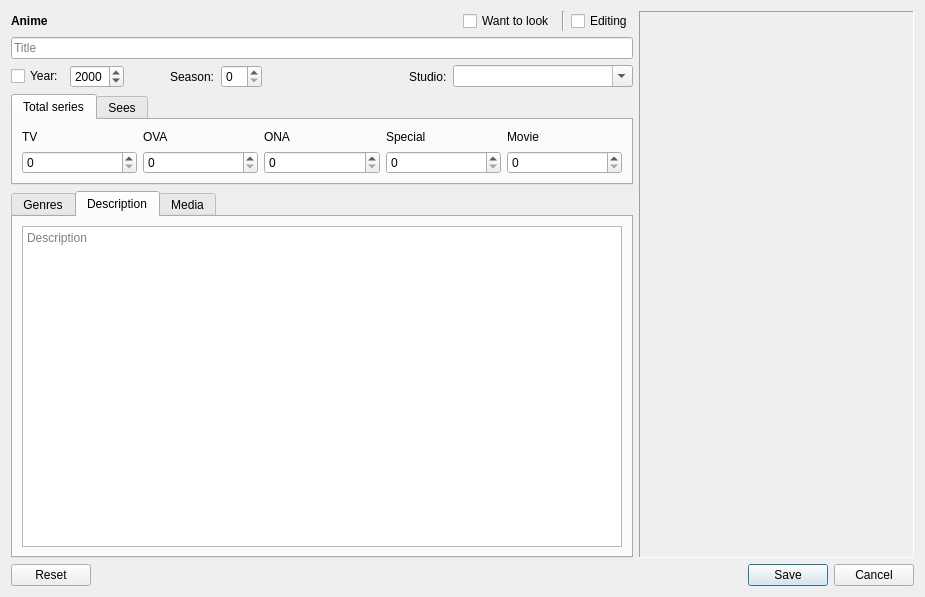
<?xml version="1.0" encoding="UTF-8"?>
<ui version="4.0">
 <class>DialogAddAnime</class>
 <widget class="QDialog" name="DialogAddAnime">
  <property name="geometry">
   <rect>
    <x>0</x>
    <y>0</y>
    <width>925</width>
    <height>597</height>
   </rect>
  </property>
  <property name="windowTitle">
   <string>Add anime</string>
  </property>
  <property name="windowIcon">
   <iconset resource="resource.qrc">
    <normaloff>:/images/DBA_Icon.png</normaloff>:/images/DBA_Icon.png</iconset>
  </property>
  <property name="locale">
   <locale language="English" country="UnitedKingdom"/>
  </property>
  <layout class="QVBoxLayout" name="verticalLayout">
   <item>
    <layout class="QHBoxLayout" name="HLay_0">
     <item>
      <layout class="QVBoxLayout" name="VLay_0">
       <property name="sizeConstraint">
        <enum>QLayout::SetDefaultConstraint</enum>
       </property>
       <item>
        <layout class="QHBoxLayout" name="HLay_1">
         <item>
          <widget class="QLabel" name="label">
           <property name="font">
            <font>
             <weight>75</weight>
             <bold>true</bold>
            </font>
           </property>
           <property name="text">
            <string>Anime</string>
           </property>
          </widget>
         </item>
         <item>
          <spacer name="HSpacer_0">
           <property name="orientation">
            <enum>Qt::Horizontal</enum>
           </property>
           <property name="sizeHint" stdset="0">
            <size>
             <width>40</width>
             <height>20</height>
            </size>
           </property>
          </spacer>
         </item>
         <item>
          <widget class="QCheckBox" name="CheckBox_LookLater">
           <property name="whatsThis">
            <string>If you want to look at this anime later - deliver a checkbox for display it in the special filter</string>
           </property>
           <property name="text">
            <string>Want to look</string>
           </property>
          </widget>
         </item>
         <item>
          <widget class="Line" name="line">
           <property name="orientation">
            <enum>Qt::Vertical</enum>
           </property>
          </widget>
         </item>
         <item>
          <widget class="QCheckBox" name="CheckBox_Editing">
           <property name="whatsThis">
            <string>If you didn't finish editing - deliver a checkbox for display it in the special filter</string>
           </property>
           <property name="text">
            <string>Editing</string>
           </property>
          </widget>
         </item>
        </layout>
       </item>
       <item>
        <widget class="QLineEdit" name="LineEdit_Title">
         <property name="maxLength">
          <number>128</number>
         </property>
         <property name="dragEnabled">
          <bool>true</bool>
         </property>
         <property name="placeholderText">
          <string>Title</string>
         </property>
        </widget>
       </item>
       <item>
        <layout class="QVBoxLayout" name="VLay_OrigTitle">
         <property name="topMargin">
          <number>0</number>
         </property>
        </layout>
       </item>
       <item>
        <layout class="QHBoxLayout" name="HLay_DirectorAndSound">
         <property name="topMargin">
          <number>0</number>
         </property>
        </layout>
       </item>
       <item>
        <layout class="QHBoxLayout" name="horizontalLayout_2">
         <property name="topMargin">
          <number>0</number>
         </property>
         <item>
          <widget class="QCheckBox" name="CBox_Year">
           <property name="whatsThis">
            <string>If this checkbox isn't active - year won't be displayed</string>
           </property>
           <property name="text">
            <string>Year:</string>
           </property>
          </widget>
         </item>
         <item>
          <widget class="QSpinBox" name="SpinBox_Year">
           <property name="whatsThis">
            <string>You can use a mouse wheel for value change</string>
           </property>
           <property name="minimum">
            <number>1900</number>
           </property>
           <property name="maximum">
            <number>9999</number>
           </property>
           <property name="value">
            <number>2000</number>
           </property>
          </widget>
         </item>
         <item>
          <spacer name="HSpacer_1">
           <property name="orientation">
            <enum>Qt::Horizontal</enum>
           </property>
           <property name="sizeType">
            <enum>QSizePolicy::Minimum</enum>
           </property>
           <property name="sizeHint" stdset="0">
            <size>
             <width>40</width>
             <height>20</height>
            </size>
           </property>
          </spacer>
         </item>
         <item>
          <widget class="QLabel" name="Lbl_Season">
           <property name="text">
            <string>Season:</string>
           </property>
          </widget>
         </item>
         <item>
          <widget class="QSpinBox" name="SpinBox_Season">
           <property name="whatsThis">
            <string>You can use a mouse wheel for value change</string>
           </property>
          </widget>
         </item>
         <item>
          <spacer name="HSpacer_2">
           <property name="orientation">
            <enum>Qt::Horizontal</enum>
           </property>
           <property name="sizeHint" stdset="0">
            <size>
             <width>40</width>
             <height>20</height>
            </size>
           </property>
          </spacer>
         </item>
         <item>
          <widget class="QLabel" name="Lbl_Studio">
           <property name="text">
            <string>Studio:</string>
           </property>
          </widget>
         </item>
         <item>
          <widget class="QComboBox" name="ComboBox_Studio">
           <property name="maximumSize">
            <size>
             <width>180</width>
             <height>16777215</height>
            </size>
           </property>
           <property name="whatsThis">
            <string>You can use a mouse wheel for value change</string>
           </property>
           <property name="inputMethodHints">
            <set>Qt::ImhSensitiveData</set>
           </property>
           <property name="editable">
            <bool>true</bool>
           </property>
           <property name="currentText">
            <string notr="true"/>
           </property>
           <property name="currentIndex">
            <number>0</number>
           </property>
           <property name="maxVisibleItems">
            <number>15</number>
           </property>
           <property name="duplicatesEnabled">
            <bool>false</bool>
           </property>
           <property name="frame">
            <bool>true</bool>
           </property>
           <item>
            <property name="text">
             <string/>
            </property>
           </item>
           <item>
            <property name="text">
             <string notr="true">5pb</string>
            </property>
           </item>
           <item>
            <property name="text">
             <string notr="true">8bit</string>
            </property>
           </item>
           <item>
            <property name="text">
             <string notr="true">A.C.G.T.</string>
            </property>
           </item>
           <item>
            <property name="text">
             <string notr="true">A-1 Pictures</string>
            </property>
           </item>
           <item>
            <property name="text">
             <string notr="true">ACTAS</string>
            </property>
           </item>
           <item>
            <property name="text">
             <string notr="true">AIC A.S.T.A.</string>
            </property>
           </item>
           <item>
            <property name="text">
             <string notr="true">AIC PLUS</string>
            </property>
           </item>
           <item>
            <property name="text">
             <string notr="true">AIC Spirits</string>
            </property>
           </item>
           <item>
            <property name="text">
             <string notr="true">AIC</string>
            </property>
           </item>
           <item>
            <property name="text">
             <string notr="true">Animac</string>
            </property>
           </item>
           <item>
            <property name="text">
             <string notr="true">ANIMATE</string>
            </property>
           </item>
           <item>
            <property name="text">
             <string notr="true">Animax</string>
            </property>
           </item>
           <item>
            <property name="text">
             <string notr="true">Aniplex</string>
            </property>
           </item>
           <item>
            <property name="text">
             <string notr="true">Appp</string>
            </property>
           </item>
           <item>
            <property name="text">
             <string notr="true">ARMS</string>
            </property>
           </item>
           <item>
            <property name="text">
             <string notr="true">Artland</string>
            </property>
           </item>
           <item>
            <property name="text">
             <string notr="true">ARTMIC Studios</string>
            </property>
           </item>
           <item>
            <property name="text">
             <string notr="true">Asahi Production</string>
            </property>
           </item>
           <item>
            <property name="text">
             <string notr="true">Ashi Productions</string>
            </property>
           </item>
           <item>
            <property name="text">
             <string notr="true">Asia-Do</string>
            </property>
           </item>
           <item>
            <property name="text">
             <string notr="true">Asread</string>
            </property>
           </item>
           <item>
            <property name="text">
             <string notr="true">Aubeck</string>
            </property>
           </item>
           <item>
            <property name="text">
             <string notr="true">Bandai Visual</string>
            </property>
           </item>
           <item>
            <property name="text">
             <string notr="true">Bee Train</string>
            </property>
           </item>
           <item>
            <property name="text">
             <string notr="true">BeSTACK</string>
            </property>
           </item>
           <item>
            <property name="text">
             <string notr="true">Bones</string>
            </property>
           </item>
           <item>
            <property name="text">
             <string notr="true">Brains Base</string>
            </property>
           </item>
           <item>
            <property name="text">
             <string notr="true">BS-j</string>
            </property>
           </item>
           <item>
            <property name="text">
             <string notr="true">Chaos Project</string>
            </property>
           </item>
           <item>
            <property name="text">
             <string notr="true">Cherry Lips</string>
            </property>
           </item>
           <item>
            <property name="text">
             <string notr="true">Chinema Citrus</string>
            </property>
           </item>
           <item>
            <property name="text">
             <string notr="true">CLAMP</string>
            </property>
           </item>
           <item>
            <property name="text">
             <string notr="true">CoMix Wave</string>
            </property>
           </item>
           <item>
            <property name="text">
             <string notr="true">Dagakobo</string>
            </property>
           </item>
           <item>
            <property name="text">
             <string notr="true">Daume</string>
            </property>
           </item>
           <item>
            <property name="text">
             <string notr="true">David Production</string>
            </property>
           </item>
           <item>
            <property name="text">
             <string notr="true">Dax International</string>
            </property>
           </item>
           <item>
            <property name="text">
             <string notr="true">Digital Frontier</string>
            </property>
           </item>
           <item>
            <property name="text">
             <string notr="true">Digital Works</string>
            </property>
           </item>
           <item>
            <property name="text">
             <string notr="true">Diomedéa</string>
            </property>
           </item>
           <item>
            <property name="text">
             <string notr="true">DISCOVERY</string>
            </property>
           </item>
           <item>
            <property name="text">
             <string notr="true">Doumu</string>
            </property>
           </item>
           <item>
            <property name="text">
             <string notr="true">Easyfilm</string>
            </property>
           </item>
           <item>
            <property name="text">
             <string notr="true">Eiken</string>
            </property>
           </item>
           <item>
            <property name="text">
             <string notr="true">Feel</string>
            </property>
           </item>
           <item>
            <property name="text">
             <string notr="true">Five Ways</string>
            </property>
           </item>
           <item>
            <property name="text">
             <string notr="true">Foursome</string>
            </property>
           </item>
           <item>
            <property name="text">
             <string notr="true">G&amp;G Entertaiment</string>
            </property>
           </item>
           <item>
            <property name="text">
             <string notr="true">GAINAX</string>
            </property>
           </item>
           <item>
            <property name="text">
             <string notr="true">Gallop</string>
            </property>
           </item>
           <item>
            <property name="text">
             <string notr="true">GANSIS</string>
            </property>
           </item>
           <item>
            <property name="text">
             <string notr="true">Gathering</string>
            </property>
           </item>
           <item>
            <property name="text">
             <string notr="true">Genco</string>
            </property>
           </item>
           <item>
            <property name="text">
             <string notr="true">GoHands</string>
            </property>
           </item>
           <item>
            <property name="text">
             <string notr="true">Gonzino</string>
            </property>
           </item>
           <item>
            <property name="text">
             <string notr="true">GONZO Digimation</string>
            </property>
           </item>
           <item>
            <property name="text">
             <string notr="true">Green Bunny</string>
            </property>
           </item>
           <item>
            <property name="text">
             <string notr="true">Group TAC</string>
            </property>
           </item>
           <item>
            <property name="text">
             <string notr="true">Hal Film Market</string>
            </property>
           </item>
           <item>
            <property name="text">
             <string notr="true">Himajin</string>
            </property>
           </item>
           <item>
            <property name="text">
             <string notr="true">Hoods Entertaiment</string>
            </property>
           </item>
           <item>
            <property name="text">
             <string notr="true">Idea Factory</string>
            </property>
           </item>
           <item>
            <property name="text">
             <string notr="true">Imagin</string>
            </property>
           </item>
           <item>
            <property name="text">
             <string notr="true">J.C. Staff</string>
            </property>
           </item>
           <item>
            <property name="text">
             <string notr="true">Jinnis Animation Studios</string>
            </property>
           </item>
           <item>
            <property name="text">
             <string notr="true">JVC Kenwood Victor Ent. Co.</string>
            </property>
           </item>
           <item>
            <property name="text">
             <string notr="true">Kaname Production</string>
            </property>
           </item>
           <item>
            <property name="text">
             <string notr="true">Kitty Films</string>
            </property>
           </item>
           <item>
            <property name="text">
             <string notr="true">Kokusai Eigasha</string>
            </property>
           </item>
           <item>
            <property name="text">
             <string notr="true">KSS</string>
            </property>
           </item>
           <item>
            <property name="text">
             <string notr="true">Kyoto Animation</string>
            </property>
           </item>
           <item>
            <property name="text">
             <string notr="true">Lemon Heart</string>
            </property>
           </item>
           <item>
            <property name="text">
             <string notr="true">Lerche</string>
            </property>
           </item>
           <item>
            <property name="text">
             <string notr="true">Lilith</string>
            </property>
           </item>
           <item>
            <property name="text">
             <string notr="true">Madhouse Studios</string>
            </property>
           </item>
           <item>
            <property name="text">
             <string notr="true">Magic Bus</string>
            </property>
           </item>
           <item>
            <property name="text">
             <string notr="true">Manglobe</string>
            </property>
           </item>
           <item>
            <property name="text">
             <string notr="true">MC Åntertainment</string>
            </property>
           </item>
           <item>
            <property name="text">
             <string notr="true">Mega-Anime</string>
            </property>
           </item>
           <item>
            <property name="text">
             <string notr="true">Minamimachi Bugyosho</string>
            </property>
           </item>
           <item>
            <property name="text">
             <string notr="true">Mook Animation</string>
            </property>
           </item>
           <item>
            <property name="text">
             <string notr="true">Moonrock</string>
            </property>
           </item>
           <item>
            <property name="text">
             <string notr="true">MOVIC</string>
            </property>
           </item>
           <item>
            <property name="text">
             <string notr="true">Mushi Productions</string>
            </property>
           </item>
           <item>
            <property name="text">
             <string notr="true">Nippon Animation</string>
            </property>
           </item>
           <item>
            <property name="text">
             <string notr="true">Nomad</string>
            </property>
           </item>
           <item>
            <property name="text">
             <string notr="true">OB Planning</string>
            </property>
           </item>
           <item>
            <property name="text">
             <string notr="true">Office AO</string>
            </property>
           </item>
           <item>
            <property name="text">
             <string notr="true">OLM</string>
            </property>
           </item>
           <item>
            <property name="text">
             <string notr="true">P Production</string>
            </property>
           </item>
           <item>
            <property name="text">
             <string notr="true">P.A. Works</string>
            </property>
           </item>
           <item>
            <property name="text">
             <string notr="true">Palm Studio</string>
            </property>
           </item>
           <item>
            <property name="text">
             <string notr="true">Pastel</string>
            </property>
           </item>
           <item>
            <property name="text">
             <string notr="true">Phoenix Entertainment</string>
            </property>
           </item>
           <item>
            <property name="text">
             <string notr="true">Picture Magic</string>
            </property>
           </item>
           <item>
            <property name="text">
             <string notr="true">Pink Pineapple</string>
            </property>
           </item>
           <item>
            <property name="text">
             <string notr="true">Pixy</string>
            </property>
           </item>
           <item>
            <property name="text">
             <string notr="true">Planet</string>
            </property>
           </item>
           <item>
            <property name="text">
             <string notr="true">Pony Canyon</string>
            </property>
           </item>
           <item>
            <property name="text">
             <string notr="true">Production I.G</string>
            </property>
           </item>
           <item>
            <property name="text">
             <string notr="true">Radix</string>
            </property>
           </item>
           <item>
            <property name="text">
             <string notr="true">Reanimedia</string>
            </property>
           </item>
           <item>
            <property name="text">
             <string notr="true">Red Entertainment</string>
            </property>
           </item>
           <item>
            <property name="text">
             <string notr="true">Rikuentai</string>
            </property>
           </item>
           <item>
            <property name="text">
             <string notr="true">Robot</string>
            </property>
           </item>
           <item>
            <property name="text">
             <string notr="true">Satelight</string>
            </property>
           </item>
           <item>
            <property name="text">
             <string notr="true">Seven Arcs</string>
            </property>
           </item>
           <item>
            <property name="text">
             <string notr="true">SHAFT</string>
            </property>
           </item>
           <item>
            <property name="text">
             <string notr="true">Shinei Animation</string>
            </property>
           </item>
           <item>
            <property name="text">
             <string notr="true">Shogakukan Music &amp; Digital Entertainment</string>
            </property>
           </item>
           <item>
            <property name="text">
             <string notr="true">Silver Link</string>
            </property>
           </item>
           <item>
            <property name="text">
             <string notr="true">Soft Garage</string>
            </property>
           </item>
           <item>
            <property name="text">
             <string notr="true">Soft on Demand</string>
            </property>
           </item>
           <item>
            <property name="text">
             <string notr="true">Starchild Records</string>
            </property>
           </item>
           <item>
            <property name="text">
             <string notr="true">Studio 4°C</string>
            </property>
           </item>
           <item>
            <property name="text">
             <string notr="true">Studio A.P.P.P.</string>
            </property>
           </item>
           <item>
            <property name="text">
             <string notr="true">Studio Comet</string>
            </property>
           </item>
           <item>
            <property name="text">
             <string notr="true">Studio DEEN</string>
            </property>
           </item>
           <item>
            <property name="text">
             <string notr="true">Studio Fantasia</string>
            </property>
           </item>
           <item>
            <property name="text">
             <string notr="true">Studio Flag</string>
            </property>
           </item>
           <item>
            <property name="text">
             <string notr="true">Studio Gallop</string>
            </property>
           </item>
           <item>
            <property name="text">
             <string notr="true">Studio Ghibli</string>
            </property>
           </item>
           <item>
            <property name="text">
             <string notr="true">Studio Gokumi</string>
            </property>
           </item>
           <item>
            <property name="text">
             <string notr="true">Studio Guts</string>
            </property>
           </item>
           <item>
            <property name="text">
             <string notr="true">Studio Hibari</string>
            </property>
           </item>
           <item>
            <property name="text">
             <string notr="true">Studio Junio</string>
            </property>
           </item>
           <item>
            <property name="text">
             <string notr="true">Studio Khara</string>
            </property>
           </item>
           <item>
            <property name="text">
             <string notr="true">Studio Live</string>
            </property>
           </item>
           <item>
            <property name="text">
             <string notr="true">Studio Pierrot</string>
            </property>
           </item>
           <item>
            <property name="text">
             <string notr="true">Sunrise</string>
            </property>
           </item>
           <item>
            <property name="text">
             <string notr="true">Suzuki Mirano</string>
            </property>
           </item>
           <item>
            <property name="text">
             <string notr="true">Synergy Japan</string>
            </property>
           </item>
           <item>
            <property name="text">
             <string notr="true">Tatsunoko Production</string>
            </property>
           </item>
           <item>
            <property name="text">
             <string notr="true">Tele-Cartoon Japan</string>
            </property>
           </item>
           <item>
            <property name="text">
             <string notr="true">Telecom Animation Film</string>
            </property>
           </item>
           <item>
            <property name="text">
             <string notr="true">Tezuka Productions</string>
            </property>
           </item>
           <item>
            <property name="text">
             <string notr="true">The Answer Studio</string>
            </property>
           </item>
           <item>
            <property name="text">
             <string notr="true">TMS Entertainment</string>
            </property>
           </item>
           <item>
            <property name="text">
             <string notr="true">TNK</string>
            </property>
           </item>
           <item>
            <property name="text">
             <string notr="true">ÒÎ «AniMedia»</string>
            </property>
           </item>
           <item>
            <property name="text">
             <string notr="true">Toei Animation</string>
            </property>
           </item>
           <item>
            <property name="text">
             <string notr="true">Toho</string>
            </property>
           </item>
           <item>
            <property name="text">
             <string notr="true">Tokyo Kids</string>
            </property>
           </item>
           <item>
            <property name="text">
             <string notr="true">Transarts</string>
            </property>
           </item>
           <item>
            <property name="text">
             <string notr="true">Triangle Staff</string>
            </property>
           </item>
           <item>
            <property name="text">
             <string notr="true">Trinet Entertainment</string>
            </property>
           </item>
           <item>
            <property name="text">
             <string notr="true">TV Tokyo</string>
            </property>
           </item>
           <item>
            <property name="text">
             <string notr="true">Type-Moon</string>
            </property>
           </item>
           <item>
            <property name="text">
             <string notr="true">Ufotable</string>
            </property>
           </item>
           <item>
            <property name="text">
             <string notr="true">Viewworks</string>
            </property>
           </item>
           <item>
            <property name="text">
             <string notr="true">Wao World</string>
            </property>
           </item>
           <item>
            <property name="text">
             <string notr="true">White Fox</string>
            </property>
           </item>
           <item>
            <property name="text">
             <string notr="true">Wonder Farm</string>
            </property>
           </item>
           <item>
            <property name="text">
             <string notr="true">Wowow</string>
            </property>
           </item>
           <item>
            <property name="text">
             <string notr="true">Xebec</string>
            </property>
           </item>
           <item>
            <property name="text">
             <string notr="true">XEBEC-M2</string>
            </property>
           </item>
           <item>
            <property name="text">
             <string notr="true">XL Media</string>
            </property>
           </item>
           <item>
            <property name="text">
             <string notr="true">Yumeta Company</string>
            </property>
           </item>
           <item>
            <property name="text">
             <string notr="true">Zexcs Inc</string>
            </property>
           </item>
           <item>
            <property name="text">
             <string notr="true">Zuiyo Eizo</string>
            </property>
           </item>
          </widget>
         </item>
        </layout>
       </item>
       <item>
        <widget class="QTabWidget" name="TabWidget_Series">
         <property name="sizePolicy">
          <sizepolicy hsizetype="Expanding" vsizetype="Preferred">
           <horstretch>0</horstretch>
           <verstretch>0</verstretch>
          </sizepolicy>
         </property>
         <property name="maximumSize">
          <size>
           <width>16777215</width>
           <height>120</height>
          </size>
         </property>
         <property name="whatsThis">
          <string>You can use a mouse wheel for switching on tabs</string>
         </property>
         <property name="currentIndex">
          <number>0</number>
         </property>
         <widget class="QWidget" name="tab_allSeries">
          <attribute name="title">
           <string>Total series</string>
          </attribute>
          <layout class="QGridLayout" name="gridLayout">
           <item row="0" column="0">
            <widget class="QLabel" name="Lbl_TV1">
             <property name="maximumSize">
              <size>
               <width>16777215</width>
               <height>40</height>
              </size>
             </property>
             <property name="text">
              <string>TV</string>
             </property>
            </widget>
           </item>
           <item row="0" column="1">
            <widget class="QLabel" name="Lbl_OVA1">
             <property name="maximumSize">
              <size>
               <width>16777215</width>
               <height>40</height>
              </size>
             </property>
             <property name="text">
              <string>OVA</string>
             </property>
            </widget>
           </item>
           <item row="0" column="2">
            <widget class="QLabel" name="Lbl_ONA1">
             <property name="maximumSize">
              <size>
               <width>16777215</width>
               <height>40</height>
              </size>
             </property>
             <property name="text">
              <string>ONA</string>
             </property>
            </widget>
           </item>
           <item row="0" column="3">
            <widget class="QLabel" name="Lbl_Spec1">
             <property name="maximumSize">
              <size>
               <width>16777215</width>
               <height>40</height>
              </size>
             </property>
             <property name="text">
              <string>Special</string>
             </property>
            </widget>
           </item>
           <item row="0" column="4">
            <widget class="QLabel" name="Lbl_Film1">
             <property name="maximumSize">
              <size>
               <width>16777215</width>
               <height>40</height>
              </size>
             </property>
             <property name="text">
              <string>Movie</string>
             </property>
            </widget>
           </item>
           <item row="1" column="0">
            <widget class="QSpinBox" name="SpinBox_aTV">
             <property name="whatsThis">
              <string>You can use a mouse wheel for value change</string>
             </property>
             <property name="maximum">
              <number>9999</number>
             </property>
            </widget>
           </item>
           <item row="1" column="3">
            <widget class="QSpinBox" name="SpinBox_aSpec">
             <property name="whatsThis">
              <string>You can use a mouse wheel for value change</string>
             </property>
             <property name="maximum">
              <number>9999</number>
             </property>
            </widget>
           </item>
           <item row="1" column="1">
            <widget class="QSpinBox" name="SpinBox_aOVA">
             <property name="whatsThis">
              <string>You can use a mouse wheel for value change</string>
             </property>
             <property name="maximum">
              <number>9999</number>
             </property>
            </widget>
           </item>
           <item row="1" column="2">
            <widget class="QSpinBox" name="SpinBox_aONA">
             <property name="whatsThis">
              <string>You can use a mouse wheel for value change</string>
             </property>
             <property name="maximum">
              <number>9999</number>
             </property>
            </widget>
           </item>
           <item row="1" column="4">
            <widget class="QSpinBox" name="SpinBox_aMovie">
             <property name="whatsThis">
              <string>You can use a mouse wheel for value change</string>
             </property>
             <property name="maximum">
              <number>9999</number>
             </property>
            </widget>
           </item>
          </layout>
         </widget>
         <widget class="QWidget" name="tab_lookSeries">
          <attribute name="title">
           <string>Sees</string>
          </attribute>
          <layout class="QGridLayout" name="gridLayout_2">
           <item row="0" column="4">
            <widget class="QLabel" name="Lbl_Film2">
             <property name="text">
              <string>Movie</string>
             </property>
            </widget>
           </item>
           <item row="0" column="0">
            <widget class="QLabel" name="Lbl_TV2">
             <property name="text">
              <string>TV</string>
             </property>
            </widget>
           </item>
           <item row="0" column="1">
            <widget class="QLabel" name="Lbl_OVA2">
             <property name="text">
              <string>OVA</string>
             </property>
            </widget>
           </item>
           <item row="0" column="2">
            <widget class="QLabel" name="Lbl_ONA2">
             <property name="text">
              <string>ONA</string>
             </property>
            </widget>
           </item>
           <item row="0" column="3">
            <widget class="QLabel" name="Lbl_Spec2">
             <property name="text">
              <string>Special</string>
             </property>
            </widget>
           </item>
           <item row="1" column="0">
            <widget class="QSpinBox" name="SpinBox_vTV">
             <property name="whatsThis">
              <string>You can use a mouse wheel for value change</string>
             </property>
             <property name="maximum">
              <number>0</number>
             </property>
            </widget>
           </item>
           <item row="1" column="1">
            <widget class="QSpinBox" name="SpinBox_vOVA">
             <property name="whatsThis">
              <string>You can use a mouse wheel for value change</string>
             </property>
             <property name="maximum">
              <number>0</number>
             </property>
            </widget>
           </item>
           <item row="1" column="2">
            <widget class="QSpinBox" name="SpinBox_vONA">
             <property name="whatsThis">
              <string>You can use a mouse wheel for value change</string>
             </property>
             <property name="maximum">
              <number>0</number>
             </property>
            </widget>
           </item>
           <item row="1" column="3">
            <widget class="QSpinBox" name="SpinBox_vSpec">
             <property name="whatsThis">
              <string>You can use a mouse wheel for value change</string>
             </property>
             <property name="maximum">
              <number>0</number>
             </property>
            </widget>
           </item>
           <item row="1" column="4">
            <widget class="QSpinBox" name="SpinBox_vMovie">
             <property name="whatsThis">
              <string>You can use a mouse wheel for value change</string>
             </property>
             <property name="maximum">
              <number>0</number>
             </property>
            </widget>
           </item>
          </layout>
         </widget>
        </widget>
       </item>
       <item>
        <widget class="QTabWidget" name="TabWidget_Info">
         <property name="whatsThis">
          <string>You can use a mouse wheel for switching on tabs</string>
         </property>
         <property name="currentIndex">
          <number>1</number>
         </property>
         <widget class="QWidget" name="tab">
          <attribute name="title">
           <string>Genres</string>
          </attribute>
          <layout class="QVBoxLayout" name="verticalLayout_2">
           <item>
            <widget class="QLineEdit" name="LineEdit_Tags">
             <property name="text">
              <string/>
             </property>
             <property name="maxLength">
              <number>256</number>
             </property>
             <property name="dragEnabled">
              <bool>true</bool>
             </property>
             <property name="placeholderText">
              <string>Enter through a comma, or choose from the list lower</string>
             </property>
             <property name="clearButtonEnabled">
              <bool>true</bool>
             </property>
            </widget>
           </item>
           <item>
            <widget class="QListView" name="ListView_Tags">
             <property name="frameShape">
              <enum>QFrame::Panel</enum>
             </property>
             <property name="editTriggers">
              <set>QAbstractItemView::NoEditTriggers</set>
             </property>
             <property name="selectionMode">
              <enum>QAbstractItemView::MultiSelection</enum>
             </property>
             <property name="isWrapping" stdset="0">
              <bool>true</bool>
             </property>
             <property name="resizeMode">
              <enum>QListView::Adjust</enum>
             </property>
            </widget>
           </item>
          </layout>
         </widget>
         <widget class="QWidget" name="tab_2">
          <attribute name="title">
           <string>Description</string>
          </attribute>
          <layout class="QVBoxLayout" name="verticalLayout_3">
           <item>
            <widget class="QPlainTextEdit" name="PlainTextEdit_Description">
             <property name="placeholderText">
              <string>Description</string>
             </property>
            </widget>
           </item>
          </layout>
         </widget>
         <widget class="QWidget" name="tab_3">
          <attribute name="title">
           <string>Media</string>
          </attribute>
          <layout class="QVBoxLayout" name="verticalLayout_4">
           <item>
            <layout class="QHBoxLayout" name="HLayout_Dir">
             <item>
              <widget class="QLineEdit" name="LineEdit_Dir">
               <property name="maxLength">
                <number>256</number>
               </property>
               <property name="dragEnabled">
                <bool>true</bool>
               </property>
               <property name="placeholderText">
                <string>Directory</string>
               </property>
               <property name="clearButtonEnabled">
                <bool>true</bool>
               </property>
              </widget>
             </item>
             <item>
              <widget class="QToolButton" name="toolButton">
               <property name="toolTip">
                <string/>
               </property>
               <property name="text">
                <string>*</string>
               </property>
               <property name="icon">
                <iconset resource="resource.qrc">
                 <normaloff>:/images/folder.png</normaloff>:/images/folder.png</iconset>
               </property>
               <property name="iconSize">
                <size>
                 <width>24</width>
                 <height>24</height>
                </size>
               </property>
              </widget>
             </item>
            </layout>
           </item>
           <item>
            <widget class="QLineEdit" name="LineEdit_URL">
             <property name="maxLength">
              <number>256</number>
             </property>
             <property name="dragEnabled">
              <bool>true</bool>
             </property>
             <property name="placeholderText">
              <string>URL</string>
             </property>
             <property name="clearButtonEnabled">
              <bool>true</bool>
             </property>
            </widget>
           </item>
           <item>
            <spacer name="VSpacer_0">
             <property name="orientation">
              <enum>Qt::Vertical</enum>
             </property>
             <property name="sizeHint" stdset="0">
              <size>
               <width>20</width>
               <height>40</height>
              </size>
             </property>
            </spacer>
           </item>
          </layout>
         </widget>
        </widget>
       </item>
      </layout>
     </item>
     <item>
      <widget class="ImageCover" name="Lbl_ImageCover">
       <property name="sizePolicy">
        <sizepolicy hsizetype="Fixed" vsizetype="Fixed">
         <horstretch>3</horstretch>
         <verstretch>1</verstretch>
        </sizepolicy>
       </property>
       <property name="minimumSize">
        <size>
         <width>180</width>
         <height>540</height>
        </size>
       </property>
       <property name="maximumSize">
        <size>
         <width>275</width>
         <height>825</height>
        </size>
       </property>
       <property name="baseSize">
        <size>
         <width>0</width>
         <height>0</height>
        </size>
       </property>
       <property name="toolTip">
        <string>Drop image here, or a double click for a file choice</string>
       </property>
       <property name="autoFillBackground">
        <bool>false</bool>
       </property>
       <property name="frameShape">
        <enum>QFrame::Panel</enum>
       </property>
       <property name="frameShadow">
        <enum>QFrame::Sunken</enum>
       </property>
       <property name="text">
        <string/>
       </property>
       <property name="pixmap">
        <pixmap resource="resource.qrc">:/images/DropHere.png</pixmap>
       </property>
       <property name="scaledContents">
        <bool>true</bool>
       </property>
       <property name="textInteractionFlags">
        <set>Qt::NoTextInteraction</set>
       </property>
      </widget>
     </item>
    </layout>
   </item>
   <item>
    <widget class="QDialogButtonBox" name="BtnBox">
     <property name="standardButtons">
      <set>QDialogButtonBox::Cancel|QDialogButtonBox::Reset|QDialogButtonBox::Save</set>
     </property>
    </widget>
   </item>
  </layout>
 </widget>
 <customwidgets>
  <customwidget>
   <class>ImageCover</class>
   <extends>QLabel</extends>
   <header location="global">imagecover.h</header>
  </customwidget>
 </customwidgets>
 <tabstops>
  <tabstop>CheckBox_LookLater</tabstop>
  <tabstop>CheckBox_Editing</tabstop>
  <tabstop>LineEdit_Title</tabstop>
  <tabstop>CBox_Year</tabstop>
  <tabstop>SpinBox_Year</tabstop>
  <tabstop>SpinBox_Season</tabstop>
  <tabstop>ComboBox_Studio</tabstop>
  <tabstop>TabWidget_Series</tabstop>
  <tabstop>SpinBox_aTV</tabstop>
  <tabstop>SpinBox_aOVA</tabstop>
  <tabstop>SpinBox_aONA</tabstop>
  <tabstop>SpinBox_aSpec</tabstop>
  <tabstop>SpinBox_aMovie</tabstop>
  <tabstop>SpinBox_vTV</tabstop>
  <tabstop>SpinBox_vOVA</tabstop>
  <tabstop>SpinBox_vONA</tabstop>
  <tabstop>SpinBox_vSpec</tabstop>
  <tabstop>SpinBox_vMovie</tabstop>
  <tabstop>TabWidget_Info</tabstop>
  <tabstop>LineEdit_Tags</tabstop>
  <tabstop>ListView_Tags</tabstop>
  <tabstop>PlainTextEdit_Description</tabstop>
  <tabstop>LineEdit_Dir</tabstop>
  <tabstop>toolButton</tabstop>
  <tabstop>LineEdit_URL</tabstop>
 </tabstops>
 <resources>
  <include location="resource.qrc"/>
 </resources>
 <connections/>
</ui>
